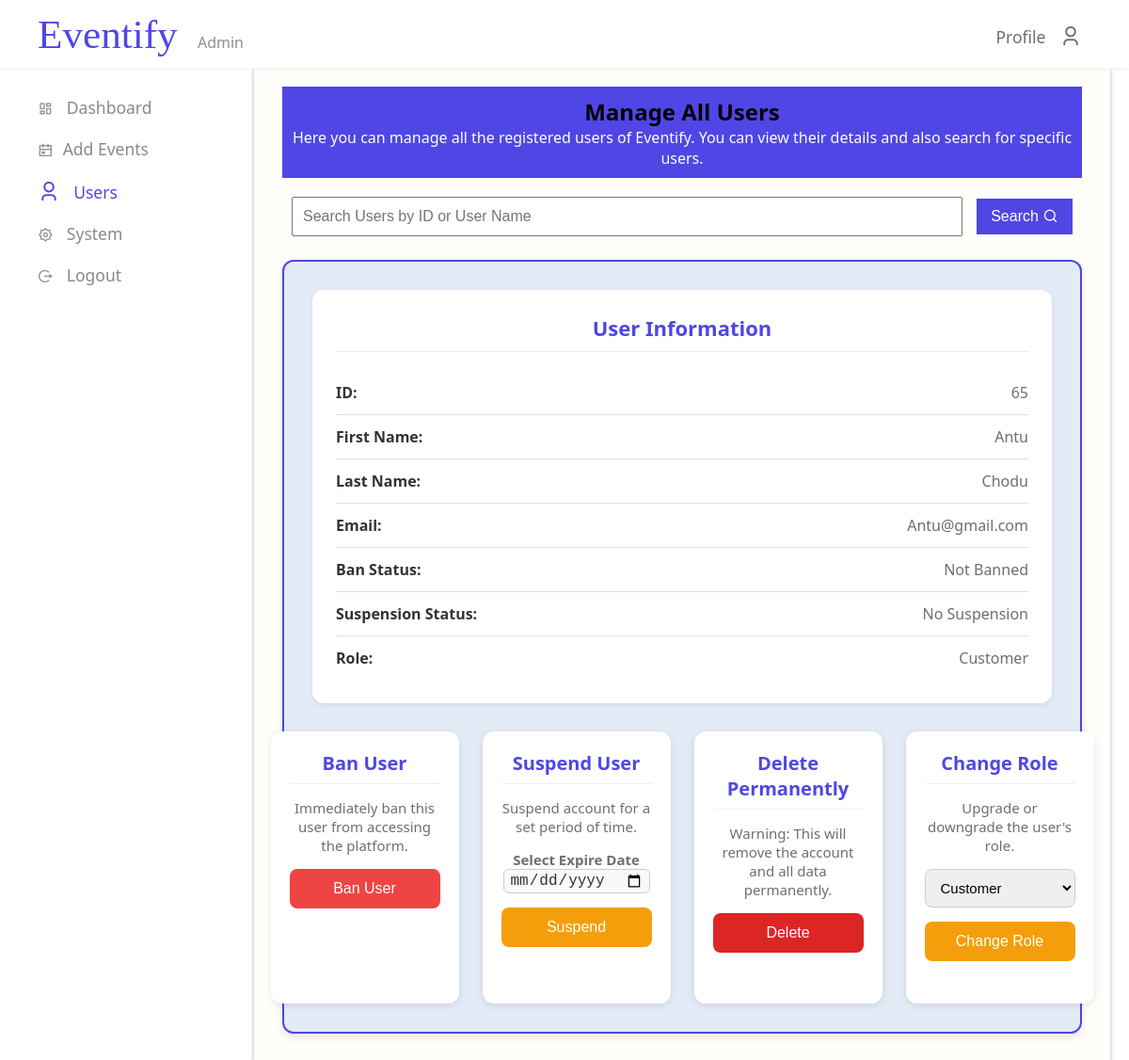
The app's page /View/TakeAction.php?id=65 (signed in) with its own data.
### tables this page shows
CREATE TABLE `users` (
  `U_Id` int(100) NOT NULL,
  `U_FirstName` varchar(100) NOT NULL,
  `U_LastName` varchar(100) NOT NULL,
  `U_Email` varchar(100) NOT NULL,
  `U_Password` varchar(100) NOT NULL,
  `U_Type` varchar(100) NOT NULL,
  `isBanned` tinyint(1) DEFAULT NULL,
  `isSuspended` date DEFAULT NULL
);

### Model/Users.php (called while the page is built, shortened)
<?php
require_once '../Model/DataBase.php';
function getCustomerById($userId)
{
    global $conn;
    $query = "SELECT * FROM users WHERE U_Id = $userId";
    $result = mysqli_query($conn, $query);
    if ($result && mysqli_num_rows($result) > 0) {
        $users = mysqli_fetch_assoc($result);
        return $users;
    }
    return Null;
}

### View/TakeAction.php (the view, shortened to what this page needs)
<?php
require_once '../Model/Users.php';
if (isset($_GET["search"])) {
  $searchTerm = $_GET['SearchedItem'];
  $searchResults = searchUserById($searchTerm);
  if (!empty($searchResults)) {
    $userInfo = $searchResults[0];
    $_SESSION["selected_user_For_Action"] = $userInfo['U_Id'];
  }
} else {
  $userInfo = getCustomerById($_SESSION["selected_user_For_Action"]);
}
?>
<!DOCTYPE html>
<html lang="en">
<head>
  <link
    href="https://cdn.jsdelivr.net/npm/remixicon@4.5.0/fonts/remixicon.css"
    rel="stylesheet" />
  <link rel="stylesheet" href="../Asset/CSS/Style_TakeAction.css?v2.0" />
</head>
<body>
  <header>
    <div id="LogoContainer">
      <span class="logo">Eventify</span>
      <span class="GrayTxt" id="AdminTxt">Admin</span>
    </div>
    <div id="ProfileContainer">
      <a href="ProfileManagement.php" id="ProfileLink">Profile <span><i class="ri-user-3-line"></i></span></a>
    </div>
  </header>
  <main>
    <section id="asideSection">
      <aside>
        <nav class="asideNav">
          <ul>
            <li>
              <span><i class="ri-dashboard-line"></i></span>
              <a href="DashBoard.php">Dashboard</a>
            </li>
            <li>
              <span><i class="ri-calendar-event-line"></i></span><a href="Add_Event.php">Add Events</a>
            </li>
            <li id="Selected_Page">
              <span><i class="ri-user-3-line"></i></span>
              <a href="Users.php">Users</a>
            </li>
            <li>
              <span> <i class="ri-settings-2-line"></i> </span>
              <a href="../View/System.php">System</a>
            </li>
            <li id="logout">
              <span><i class="ri-logout-circle-r-line"></i></span>
              <a href="../Controller/logoutController.php">Logout</a>
            </li>
          </ul>
        </nav>
      </aside>
    </section>
    <section id="mainContent">
      <div id="ManageUserHeader">
        <h1>Manage All Users</h1>
        <p id="ManageUserHeaderTxt">
          Here you can manage all the registered users of Eventify. You can
          view their details and also search for specific users.
        </p>
      </div>
      <div>
        <form action="" onsubmit="return isValid()" method="GET">
          <div id="Search_bar_container">
            <input
              type="text"
              id="Search_bar"
              placeholder="Search Users by ID or User Name" name="SearchedItem" />
            <button type="submit" name="search">Search <i class="ri-search-line"></i></button>
          </div>
        </form>
      </div>
      <div id="UpdateformContainer">
        <div class="user-info-card">
          <h2>User Information</h2>
          <?php
          if (!empty($userInfo)) {
            echo '<div class="info-row">
            <span class="info-label">ID:</span>
            <span class="info-value">' . $userInfo['U_Id'] . '</span>
          </div>';
            echo '<div class="info-row">
            <span class="info-label">First Name:</span>
            <span class="info-value">' . $userInfo['U_FirstName'] . '</span>
          </div>';
            echo '<div class="info-row">
            <span class="info-label">Last Name:</span>
            <span class="info-value">' . $userInfo['U_LastName'] . '</span>
          </div>';
            echo '<div class="info-row">
            <span class="info-label">Email:</span>
            <span class="info-value">' . $userInfo['U_Email'] . '</span>
          </div>';
            echo '<div class="info-row">
            <span class="info-label">Ban Status:</span>
            <span class="info-value">' . ($userInfo['isBanned'] ? 'Banned' : 'Not Banned') . '</span>
          </div>';
            echo '<div class="info-row">
            <span class="info-label">Suspension Status:</span>
            <span class="info-value">' . ($userInfo['isSuspended'] ? 'Suspended' : 'No Suspension') . '</span>
          </div>';
          echo '<div class="info-row">
            <span class="info-label">Role:</span>
            <span class="info-value">' . ucfirst($userInfo['U_Type']) . '</span>
          </div>';
          } else {
            echo '<p class="error_message">User not found.</p>';
          }
          ?>
        </div>
        <div class="action-grid" style="visibility: <?php
                                                    if (empty($userInfo)) {
                                                      echo "hidden";
                                                    }
                                                    ?>">
          <div class="action-card">
            <?php
            if ($userInfo['isBanned'] == 0) {
              echo '<h4>Ban User</h4>';
              echo '<p>Immediately ban this user from accessing the platform.</p>';
            } else {
              echo '<h4>Unban User</h4>';
              echo '<p>Immediately unban this user from accessing the platform.</p>';
            }
            ?>
            <form action="../Controller/<?php if ($userInfo['isBanned'] == 0) {
                                          echo "BannUserControll.php";
                                        } else {
                                          echo "UnBanControll.php";
                                        } ?>" method="Post">
              <button type="submit" name="BanControlButton" class="action-btn ban" style="Background-color:<?php
                                                                                                            if ($userInfo['isBanned'] == 1) {
                                                                                                              echo "Green";
                                                                                                            }
                                                                                                            ?>">
                <?php
                if ($userInfo['isBanned'] == 0) {
                  echo "Ban User";
                } else {
                  echo "Unban User";
                }
                ?>
              </button>
              <p style="color: #4f46e5; padding: 5px 5px; font-weight:600;"><?php
                                                                            ?></p>
            </form>
          </div>
          <div class="action-card">
            <form action="../Controller/<?php
                                        if ($userInfo['isSuspended'] == null) {
                                          echo "SuspendUserControll.php";
                                        } else {
                                          echo "RemoveSuspension.php";
                                        }
                                        ?>" method="POST">
              <?php
              if ($userInfo['isSuspended'] == null) {
                echo '<h4>Suspend User</h4>';
                echo '<p>Suspend account for a set period of time.</p>';
              ?>
                <p><strong>Select Expire Date</strong> <span><input
                      style="padding: 2px 6px; border: 1px solid #ccc; border-radius: 6px; font-size: 16px; background-color: #f9f9f9; color: #333; cursor: pointer;"
                      id="SUS"
                      type="date"
                      name="Suspend_Expire"
                      min="<?php echo date('Y-m-d'); ?>" required>
                  </span></p>
              <?php
              } else {
                echo '<h4>Remove suspension</h4>';
                echo '<p>Remove suspension which was set earlier.</p>';
                echo '<p style="font-weight:600;">Expire Date: ' . $userInfo["isSuspended"] . '</p>';
              }
              ?>
              <button type="submit" name="SuspendControll_Btn" class="action-btn suspend" onclick="suspendUser()">
                <?php
                if ($userInfo['isSuspended'] == null) {
                  echo 'Suspend';
                } else {
                  echo 'Remove suspension';
                }
                ?>
              </button>
              <p style="color: #4f46e5; padding: 5px 5px; font-weight:600;"><?php
                                                                            ?></p>
            </form>
          </div>
          <div class="action-card">
            <h4>Delete Permanently</h4>
            <p>
              Warning: This will remove the account and all data permanently.
            </p>
            <form action="../Controller/DeleteUser.php" method="POST">
              <button type="submit" name="DeleteUser_Btn" class="action-btn delete">
                Delete
              </button>
              <p style="color: #4f46e5; padding: 5px 5px; font-weight:600;"><?php
                                                                            ?></p>
            </form>
          </div>
          <div class="action-card">
            <h4>Change Role</h4>
            <p>Upgrade or downgrade the user's role.</p>
            <form action="../Controller/ChangeRoleControll.php" method="POST">
            <select id="changeRole" name="newRole" require>
              <option value="customer">Customer</option>
            </select>
            <button class="action-btn suspend" type="submit" name="cngRoleBtn">
              Change Role
            </button>
            <p style="color: #4f46e5; padding: 5px 5px; font-weight:600;"><?php
                                                                            ?></p>
            </form>
          </div>
        </div>
      </div>
    </section>
  </main>
</body>
</html>

### Asset/CSS/Style_TakeAction.css (style rules this page uses)
* { margin: 0; padding: 0; box-sizing: border-box; }
body { font-family: ui-sans-serif, system-ui, -apple-system, BlinkMacSystemFont, "Segoe UI", Roboto, "Helvetica Neue", Arial, "Noto Sans", sans-serif, "Apple Color Emoji", "Segoe UI Emoji", "Segoe UI Symbol", "Noto Color Emoji"; }
.logo { font-size: 1.8em; font-family: "Brush Script MT", cursive; color: #4f46e5; margin-right: 15px; }
header { background-color: #fff; height: 72px; font-size: 24px; display: flex; align-items: center; justify-content: space-between; position: sticky; top: 0; left: 0; right: 0; z-index: 1000; padding: 0 40px; box-shadow: 0 2px 4px rgba(0, 0, 0, 0.05); }
header a { text-decoration: none; color: #6e6d74; padding: 10px; font-size: 17.5px; transition: color 0.3s ease; }
#ProfileContainer a span { margin-left: 10px; }
.ri-user-3-line { font-size: 23px; }
.GrayTxt { color: #909091; font-size: 16px; }
aside { position: fixed; }
li { list-style: none; }
ul { display: flex; flex-direction: column; align-items: flex-start; }
li { padding: 10px 0px; }
li span { color: #909091; }
ul a { font-weight: 500; text-decoration: none; color: #8b8988; padding: 10px; font-size: 17.5px; transition: color 0.3s ease; }
#Selected_Page a, #Selected_Page span { color: #4f46e5; }
main { display: grid; grid-template-columns: 20% 80%; column-gap: 30px; }
#asideSection { padding: 20px 40px; }
#mainContent { margin-right: 50px; padding: 20px 30px; background-color: #fffefbeb; box-shadow: 0 2px 4px rgba(0, 0, 0, 0.347); }
#ManageUserHeaderTxt { color: #fefefe; }
#ManageUserHeader { background-color: #4f46e5; padding: 10px; margin-bottom: 20px; text-align: center; }
#Search_bar_container { display: flex; align-items: center; gap: 15px; margin-bottom: 25px; padding: 0 10px; }
#Search_bar { flex-grow: 1; padding: 10px; font-size: 16px; }
#Search_bar_container button { background-color: #4f46e5; color: #fff; border: none; padding: 10px 15px; font-size: 16px; cursor: pointer; transition: background-color 0.3s ease; }
#UpdateformContainer { max-width: 1100px; margin: 10px auto; padding: 30px; border: 2px solid #4f46e5; background: #e3ebf6; border-radius: 12px; box-shadow: 0 4px 10px rgba(0, 0, 0, 0.1); font-family: ui-sans-serif, system-ui, -apple-system, BlinkMacSystemFont, "Segoe UI", Roboto, "Helvetica Neue", Arial, "Noto Sans", sans-serif, "Apple Color Emoji", "Segoe UI Emoji", "Segoe UI Symbol", "Noto Color Emoji"; }
.user-info-card { background-color: #ffffff; padding: 25px; border-radius: 12px; box-shadow: 0 2px 6px rgba(0, 0, 0, 0.08); }
.user-info-card h2 { text-align: center; color: #4f46e5; margin-bottom: 20px; font-size: 22px; border-bottom: 1px solid #eee; padding-bottom: 10px; }
.info-row { display: flex; justify-content: space-between; padding: 12px 0; border-bottom: 1px solid #e0e0e0; font-size: 16px; }
.info-row:last-child { border-bottom: none; }
.info-label { font-weight: 600; color: #333; }
.info-value { color: #6e6d74; text-align: right; }
.action-grid { display: flex; flex-direction: c; align-content: center; justify-content: center; gap: 25px; margin-top: 30px; font-family: ui-sans-serif, system-ui, -apple-system, BlinkMacSystemFont, "Segoe UI", Roboto, "Helvetica Neue", Arial, "Noto Sans", sans-serif; }
.action-card { background-color: #ffffff; padding: 20px; border-radius: 12px; box-shadow: 0 2px 8px rgba(0, 0, 0, 0.1); text-align: center; transition: transform 0.3s ease; min-width: 200px; min-height: 200px; }
.action-card h4 { margin-bottom: 15px; color: #4f46e5; font-size: 20px; border-bottom: 1px solid #eee; padding-bottom: 8px; }
.action-card p { font-size: 15px; color: #6e6d74; margin-bottom: 15px; }
.action-card select { width: 100%; padding: 10px 12px; margin-bottom: 15px; border: 1px solid #ccc; border-radius: 8px; font-size: 15px; transition: border-color 0.3s ease; }
.action-btn { display: inline-block; width: 100%; padding: 12px; border: none; border-radius: 8px; color: #fff; font-size: 16px; font-weight: 500; cursor: pointer; transition: background-color 0.3s ease; }
.action-btn.ban { background-color: #ef4444; }
.action-btn.suspend { background-color: #f59e0b; }
.action-btn.delete { background-color: #dc2626; }

### records on screen
users: U_Id "65", U_FirstName "Antu", U_LastName "Chodu", U_Email "Antu@gmail.com", U_Type "Customer"
